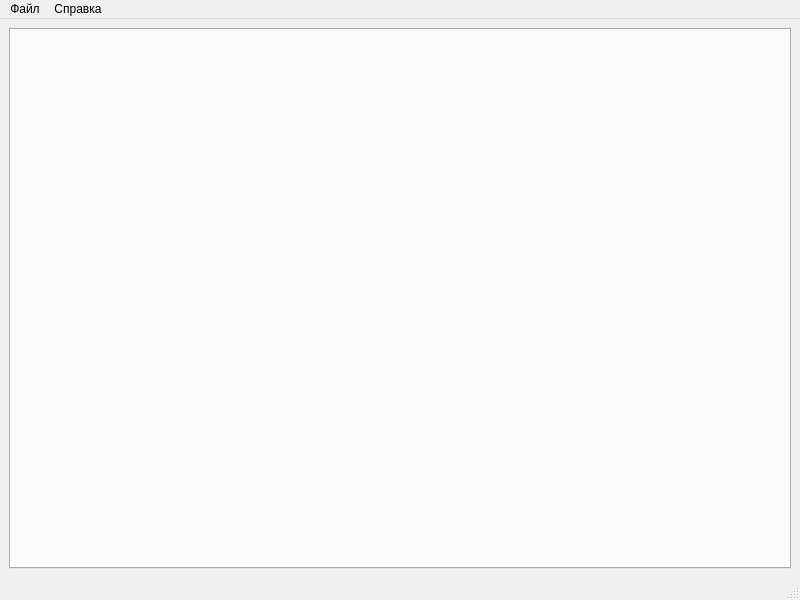
<?xml version="1.0" encoding="UTF-8"?>
<ui version="4.0">
 <class>MainWindow</class>
 <widget class="QMainWindow" name="MainWindow">
  <property name="geometry">
   <rect>
    <x>0</x>
    <y>0</y>
    <width>800</width>
    <height>600</height>
   </rect>
  </property>
  <property name="windowTitle">
   <string>GeoProject</string>
  </property>
  <widget class="QWidget" name="centralwidget">
   <layout class="QGridLayout" name="gridLayout">
    <item row="0" column="0">
     <widget class="QTabWidget" name="tabWidget">
      <property name="font">
       <font>
        <pointsize>9</pointsize>
       </font>
      </property>
      <property name="currentIndex">
       <number>-1</number>
      </property>
     </widget>
    </item>
   </layout>
  </widget>
  <widget class="QStatusBar" name="statusbar"/>
  <widget class="QMenuBar" name="menubar">
   <property name="geometry">
    <rect>
     <x>0</x>
     <y>0</y>
     <width>800</width>
     <height>21</height>
    </rect>
   </property>
   <widget class="QMenu" name="menu_File">
    <property name="title">
     <string>Файл</string>
    </property>
    <addaction name="action_Exit"/>
   </widget>
   <widget class="QMenu" name="menu">
    <property name="title">
     <string>Справка</string>
    </property>
    <addaction name="action_About"/>
   </widget>
   <addaction name="menu_File"/>
   <addaction name="menu"/>
  </widget>
  <action name="action_Exit">
   <property name="text">
    <string>Выход</string>
   </property>
  </action>
  <action name="action_Settings">
   <property name="text">
    <string>Настройки</string>
   </property>
  </action>
  <action name="action_About">
   <property name="text">
    <string>О программе</string>
   </property>
  </action>
 </widget>
 <resources/>
 <connections>
  <connection>
   <sender>action_Exit</sender>
   <signal>triggered()</signal>
   <receiver>MainWindow</receiver>
   <slot>close()</slot>
   <hints>
    <hint type="sourcelabel">
     <x>-1</x>
     <y>-1</y>
    </hint>
    <hint type="destinationlabel">
     <x>399</x>
     <y>299</y>
    </hint>
   </hints>
  </connection>
 </connections>
</ui>
